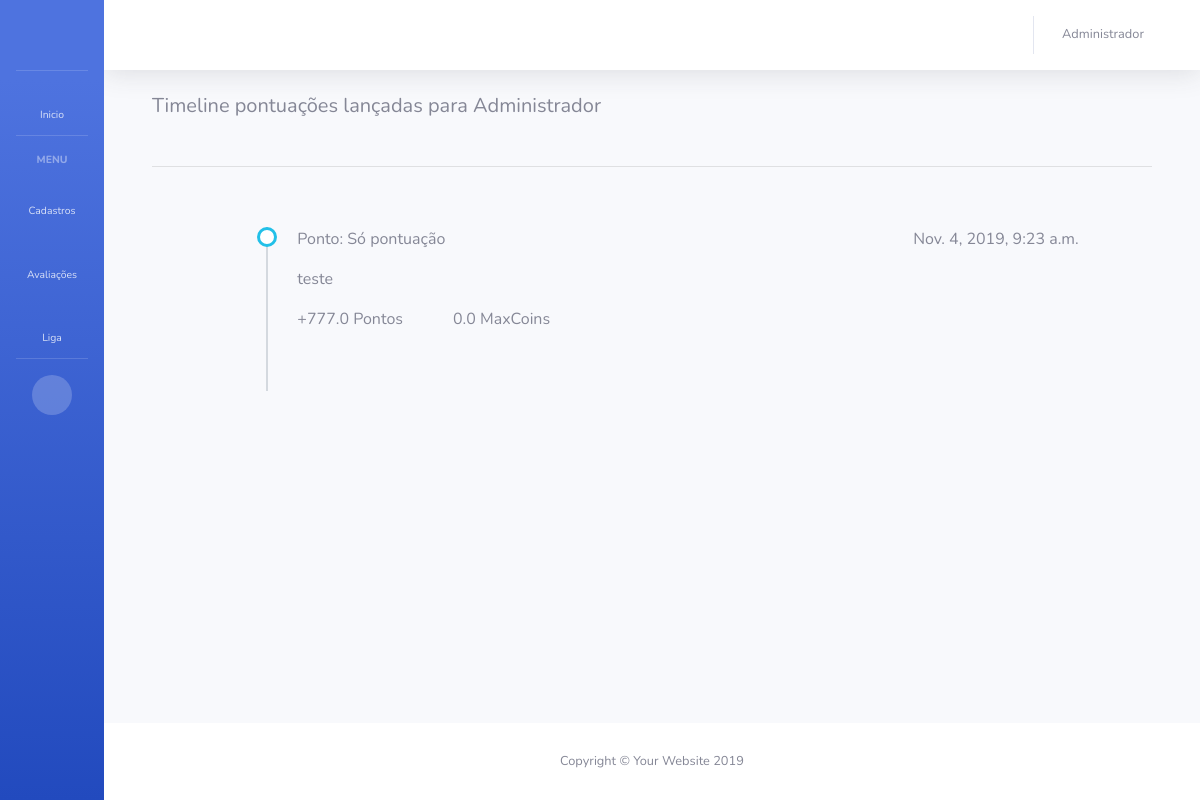
The page /avaliacoes/minhas-avaliacoes/ (signed in) on the database as committed earlier.
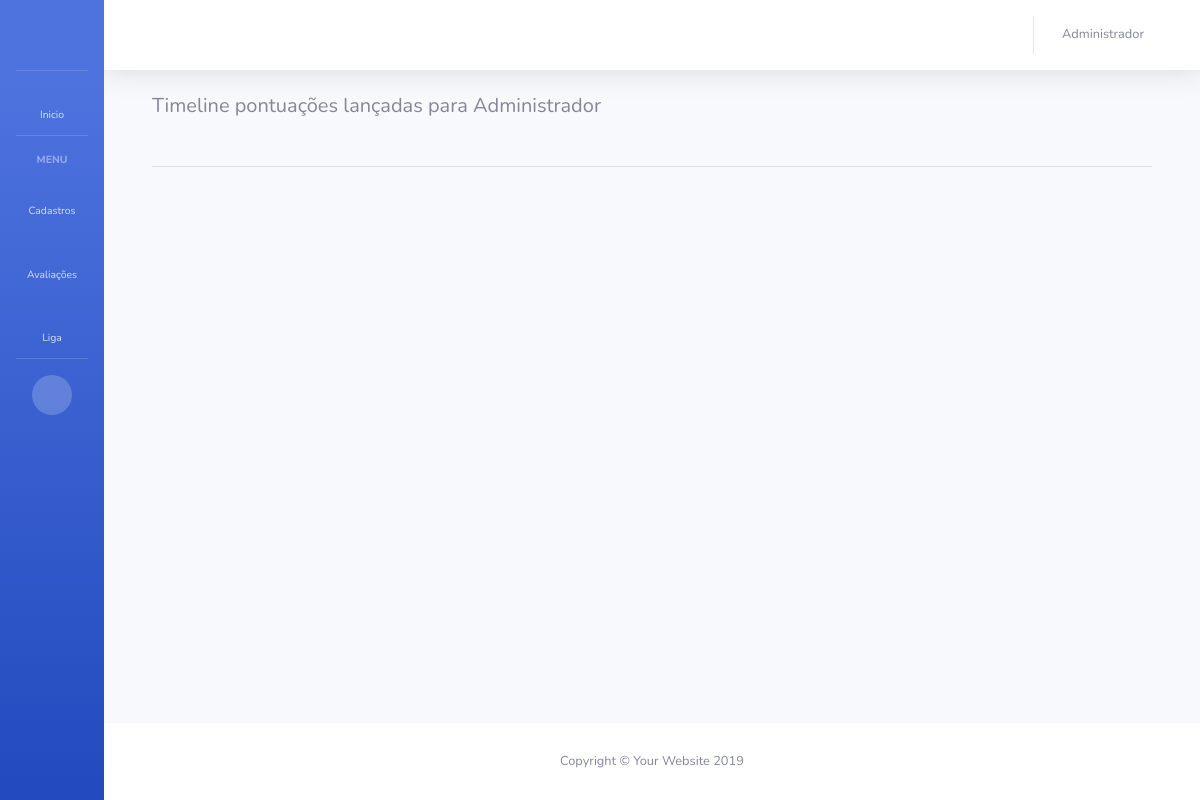
The same page on the database as committed later.
### app_maxliga/models.py (models this page shows, shortened)
class LancamentoAvaliacao(models.Model):
    avaliador = models.ForeignKey(Colaborador, on_delete=models.SET_NULL, blank=True, null=True, verbose_name='Avaliador', related_name='avaliador_colaborador')
    colaborador = models.ForeignKey(Colaborador, on_delete=models.SET_NULL, blank=True, null=True, verbose_name='Colaborador', related_name='colaborador_colaborador')
    tipo_ponto = models.ForeignKey(TipoPonto, on_delete=models.SET_NULL, blank=True, null=True, verbose_name='Tipo de ponto')
    descricao = models.TextField('Descrição do lançamento', max_length=300)
    data_lancamento = models.DateTimeField('Data de criação', auto_now_add=True)

class TipoPonto(models.Model):
    nome = models.CharField('Nome tipo de ponto', max_length=128)
    qtd_ponto = models.FloatField('Quantidade de pontos', blank=True, default=0)
    qtd_maxcoins = models.FloatField('Quantidade de MaxCoins', blank=True, default=0)
    data_cadastro = models.DateTimeField('Data de criação', auto_now_add=True)

### app_maxliga/views.py (the view)
# urls.py: path('avaliacoes/minhas-avaliacoes/', minhas_avaliacoes, name='minhas_avaliacoes'),
@login_required
def minhas_avaliacoes(request):
    user = request.user.id
    colaborador = Colaborador.objects.get(usuario=user)
    avaliacoes = LancamentoAvaliacao.objects.filter(colaborador=colaborador)
    data = {
        'colaborador': colaborador,
        'avaliacoes': avaliacoes
    }
    return render(request, 'app_maxliga/minhas_avaliacoes.html', data)

### app_maxliga/templates/app_maxliga/minhas_avaliacoes.html
{% extends 'base.html' %}
{% block BodyHeading %}
<div class="container">
    <h5>Timeline pontuações lançadas para {{ colaborador.nome }}</h5>
    <br>
    <hr>
    <br>
    <div class="row">
        <div class="col-md-10 offset-md-1">
            <ul class="timeline">
                {% for avaliacao in avaliacoes %}
                <li>
                    <div class="row">
                        <div class="col">
                            <p> Ponto: {{ avaliacao.tipo_ponto.nome }}</p>
                        </div>
                        <div class="text-right">
                            <p>{{ avaliacao.data_lancamento }}</p>
                        </div>
                    </div>
                    <div class="row col">
                        <p>{{ avaliacao.descricao|linebreaks }}</p>
                    </div>
                    <div class="row col">
                        {% if avaliacao.tipo_ponto.qtd_ponto > 0 %}
                            <p>+{{ avaliacao.tipo_ponto.qtd_ponto }} Pontos</p>
                        {% elif avaliacao.tipo_ponto.qtd_ponto == 0 %}
                            <p>{{ avaliacao.tipo_ponto.qtd_ponto }} Pontos</p>
                        {% else %}
                            <p style="color:red;">{{ avaliacao.tipo_ponto.qtd_ponto }} Pontos</p>
                        {% endif %}
                        {% if avaliacao.tipo_ponto.qtd_maxcoins > 0 %}
                            <p style="margin-left:50px;">+{{ avaliacao.tipo_ponto.qtd_maxcoins }} MaxCoins</p>
                        {% elif avaliacao.tipo_ponto.qtd_maxcoins == 0 %}
                            <p style="margin-left:50px;">{{ avaliacao.tipo_ponto.qtd_maxcoins }} MaxCoins</p>
                        {% else %}
                            <p style="margin-left:50px; color:red;">{{ avaliacao.tipo_ponto.qtd_maxcoins }} MaxCoins</p>
                        {% endif %}
                    </div>
                </li>
                <br>
                {% endfor %}
            </ul>
        </div>
    </div>
</div>
{% endblock %}

Rows that differ between the two databases and show on the page:
removed LancamentoAvaliacao: tipo_ponto.nome "Só pontuação", data_lancamento "Nov. 4, 2019, 9:23 a.m.", descricao "teste", tipo_ponto.qtd_ponto "777.0", tipo_ponto.qtd_maxcoins "0.0"
